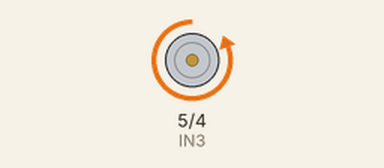
Simulated run of this sketch. Board: Arduino Uno, built with avr-gcc and run on an emulated ATmega328P. On the bench: motor-driver pin pairs drawn as motors (green arrow = first pin HIGH = forward, orange = second pin HIGH = backward, longer = more drive).

Above: at 2.5 s.
At 7.5 s:
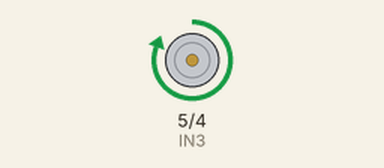
At 12.5 s:
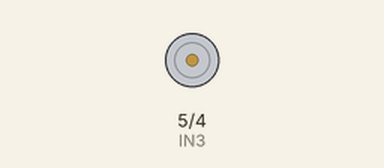
Timing chart, 0 to 19.5 s (numbered marks = the images above):
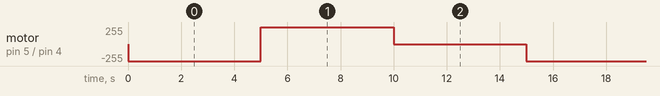

Measured:
- by itself, motor on pin 5 (IN3) / pin 4 (IN4): repeats every 15.0 s: forward 255/255 5.0 s, stopped 5.0 s, backward 255/255 5.0 s

The sketch:

tretur-motorized.ino
```cpp
#define IN3 5  // GPIO5 == D1
#define IN4 4  // GPIO4 == D2

void setup() {
    pinMode(IN3, OUTPUT);
    pinMode(IN4, OUTPUT);
}

void loop() {
    digitalWrite(IN3, LOW);
    digitalWrite(IN4, HIGH);
    delay(5000);

    digitalWrite(IN3, HIGH);
    digitalWrite(IN4, LOW);
    delay(5000);

    digitalWrite(IN3, LOW);
    digitalWrite(IN4, LOW);
    delay(5000);
}
```
